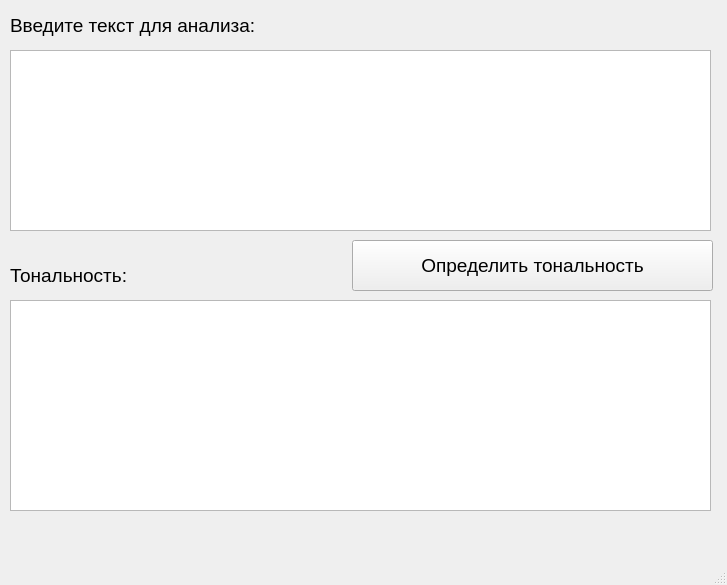
<?xml version="1.0" encoding="UTF-8"?>
<ui version="4.0">
 <class>MainWindow</class>
 <widget class="QMainWindow" name="MainWindow">
  <property name="geometry">
   <rect>
    <x>0</x>
    <y>0</y>
    <width>727</width>
    <height>585</height>
   </rect>
  </property>
  <property name="windowTitle">
   <string>Программное обеспечение для определения тональности текста</string>
  </property>
  <property name="iconSize">
   <size>
    <width>30</width>
    <height>30</height>
   </size>
  </property>
  <widget class="QWidget" name="centralwidget">
   <widget class="QPushButton" name="gen_btn">
    <property name="geometry">
     <rect>
      <x>352</x>
      <y>240</y>
      <width>361</width>
      <height>51</height>
     </rect>
    </property>
    <property name="font">
     <font>
      <pointsize>14</pointsize>
     </font>
    </property>
    <property name="text">
     <string>Определить тональность</string>
    </property>
   </widget>
   <widget class="QTextEdit" name="textEdit1">
    <property name="geometry">
     <rect>
      <x>10</x>
      <y>50</y>
      <width>701</width>
      <height>181</height>
     </rect>
    </property>
    <property name="font">
     <font>
      <pointsize>16</pointsize>
     </font>
    </property>
    <property name="html">
     <string>&lt;!DOCTYPE HTML PUBLIC &quot;-//W3C//DTD HTML 4.0//EN&quot; &quot;http://www.w3.org/TR/REC-html40/strict.dtd&quot;&gt;
&lt;html&gt;&lt;head&gt;&lt;meta name=&quot;qrichtext&quot; content=&quot;1&quot; /&gt;&lt;style type=&quot;text/css&quot;&gt;
p, li { white-space: pre-wrap; }
&lt;/style&gt;&lt;/head&gt;&lt;body style=&quot; font-family:'MS Shell Dlg 2'; font-size:16pt; font-weight:400; font-style:normal;&quot;&gt;
&lt;p style=&quot;-qt-paragraph-type:empty; margin-top:12px; margin-bottom:12px; margin-left:0px; margin-right:0px; -qt-block-indent:0; text-indent:0px; background-color:#ffffff;&quot;&gt;&lt;br /&gt;&lt;/p&gt;&lt;/body&gt;&lt;/html&gt;</string>
    </property>
   </widget>
   <widget class="QLabel" name="label1">
    <property name="geometry">
     <rect>
      <x>10</x>
      <y>10</y>
      <width>321</width>
      <height>31</height>
     </rect>
    </property>
    <property name="font">
     <font>
      <pointsize>14</pointsize>
     </font>
    </property>
    <property name="text">
     <string>Введите текст для анализа:</string>
    </property>
   </widget>
   <widget class="QTextBrowser" name="textBrowser1">
    <property name="geometry">
     <rect>
      <x>10</x>
      <y>300</y>
      <width>701</width>
      <height>211</height>
     </rect>
    </property>
    <property name="autoFillBackground">
     <bool>false</bool>
    </property>
    <property name="tabChangesFocus">
     <bool>true</bool>
    </property>
    <property name="html">
     <string>&lt;!DOCTYPE HTML PUBLIC &quot;-//W3C//DTD HTML 4.0//EN&quot; &quot;http://www.w3.org/TR/REC-html40/strict.dtd&quot;&gt;
&lt;html&gt;&lt;head&gt;&lt;meta name=&quot;qrichtext&quot; content=&quot;1&quot; /&gt;&lt;style type=&quot;text/css&quot;&gt;
p, li { white-space: pre-wrap; }
&lt;/style&gt;&lt;/head&gt;&lt;body style=&quot; font-family:'MS Shell Dlg 2'; font-size:7.8pt; font-weight:400; font-style:normal;&quot;&gt;
&lt;p style=&quot;-qt-paragraph-type:empty; margin-top:0px; margin-bottom:0px; margin-left:0px; margin-right:0px; -qt-block-indent:0; text-indent:0px;&quot;&gt;&lt;br /&gt;&lt;/p&gt;&lt;/body&gt;&lt;/html&gt;</string>
    </property>
   </widget>
   <widget class="QLabel" name="label2">
    <property name="geometry">
     <rect>
      <x>10</x>
      <y>260</y>
      <width>221</width>
      <height>31</height>
     </rect>
    </property>
    <property name="font">
     <font>
      <pointsize>14</pointsize>
     </font>
    </property>
    <property name="text">
     <string>Тональность:</string>
    </property>
   </widget>
  </widget>
  <widget class="QStatusBar" name="statusbar"/>
  <widget class="QMenuBar" name="menubar">
   <property name="geometry">
    <rect>
     <x>0</x>
     <y>0</y>
     <width>727</width>
     <height>26</height>
    </rect>
   </property>
  </widget>
 </widget>
 <resources/>
 <connections/>
</ui>
